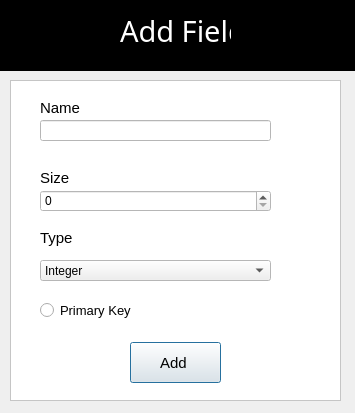
<?xml version="1.0" encoding="UTF-8"?>
<ui version="4.0">
 <class>addField</class>
 <widget class="QDialog" name="addField">
  <property name="geometry">
   <rect>
    <x>0</x>
    <y>0</y>
    <width>355</width>
    <height>413</height>
   </rect>
  </property>
  <property name="windowTitle">
   <string>Dialog</string>
  </property>
  <widget class="QFrame" name="frame">
   <property name="geometry">
    <rect>
     <x>0</x>
     <y>0</y>
     <width>361</width>
     <height>71</height>
    </rect>
   </property>
   <property name="palette">
    <palette>
     <active>
      <colorrole role="Base">
       <brush brushstyle="SolidPattern">
        <color alpha="255">
         <red>0</red>
         <green>0</green>
         <blue>0</blue>
        </color>
       </brush>
      </colorrole>
      <colorrole role="Window">
       <brush brushstyle="SolidPattern">
        <color alpha="255">
         <red>0</red>
         <green>0</green>
         <blue>0</blue>
        </color>
       </brush>
      </colorrole>
     </active>
     <inactive>
      <colorrole role="Base">
       <brush brushstyle="SolidPattern">
        <color alpha="255">
         <red>0</red>
         <green>0</green>
         <blue>0</blue>
        </color>
       </brush>
      </colorrole>
      <colorrole role="Window">
       <brush brushstyle="SolidPattern">
        <color alpha="255">
         <red>0</red>
         <green>0</green>
         <blue>0</blue>
        </color>
       </brush>
      </colorrole>
     </inactive>
     <disabled>
      <colorrole role="Base">
       <brush brushstyle="SolidPattern">
        <color alpha="255">
         <red>0</red>
         <green>0</green>
         <blue>0</blue>
        </color>
       </brush>
      </colorrole>
      <colorrole role="Window">
       <brush brushstyle="SolidPattern">
        <color alpha="255">
         <red>0</red>
         <green>0</green>
         <blue>0</blue>
        </color>
       </brush>
      </colorrole>
     </disabled>
    </palette>
   </property>
   <property name="autoFillBackground">
    <bool>true</bool>
   </property>
   <property name="frameShape">
    <enum>QFrame::StyledPanel</enum>
   </property>
   <property name="frameShadow">
    <enum>QFrame::Raised</enum>
   </property>
   <widget class="QLabel" name="label">
    <property name="geometry">
     <rect>
      <x>120</x>
      <y>10</y>
      <width>111</width>
      <height>41</height>
     </rect>
    </property>
    <property name="palette">
     <palette>
      <active>
       <colorrole role="WindowText">
        <brush brushstyle="SolidPattern">
         <color alpha="255">
          <red>255</red>
          <green>255</green>
          <blue>255</blue>
         </color>
        </brush>
       </colorrole>
      </active>
      <inactive>
       <colorrole role="WindowText">
        <brush brushstyle="SolidPattern">
         <color alpha="255">
          <red>255</red>
          <green>255</green>
          <blue>255</blue>
         </color>
        </brush>
       </colorrole>
      </inactive>
      <disabled>
       <colorrole role="WindowText">
        <brush brushstyle="SolidPattern">
         <color alpha="255">
          <red>120</red>
          <green>120</green>
          <blue>120</blue>
         </color>
        </brush>
       </colorrole>
      </disabled>
     </palette>
    </property>
    <property name="font">
     <font>
      <family>Bahnschrift</family>
      <pointsize>22</pointsize>
      <italic>false</italic>
     </font>
    </property>
    <property name="text">
     <string>Add Field</string>
    </property>
   </widget>
  </widget>
  <widget class="QFrame" name="frame_2">
   <property name="geometry">
    <rect>
     <x>10</x>
     <y>80</y>
     <width>331</width>
     <height>321</height>
    </rect>
   </property>
   <property name="palette">
    <palette>
     <active>
      <colorrole role="Base">
       <brush brushstyle="SolidPattern">
        <color alpha="255">
         <red>255</red>
         <green>255</green>
         <blue>255</blue>
        </color>
       </brush>
      </colorrole>
      <colorrole role="Window">
       <brush brushstyle="SolidPattern">
        <color alpha="255">
         <red>255</red>
         <green>255</green>
         <blue>255</blue>
        </color>
       </brush>
      </colorrole>
     </active>
     <inactive>
      <colorrole role="Base">
       <brush brushstyle="SolidPattern">
        <color alpha="255">
         <red>255</red>
         <green>255</green>
         <blue>255</blue>
        </color>
       </brush>
      </colorrole>
      <colorrole role="Window">
       <brush brushstyle="SolidPattern">
        <color alpha="255">
         <red>255</red>
         <green>255</green>
         <blue>255</blue>
        </color>
       </brush>
      </colorrole>
     </inactive>
     <disabled>
      <colorrole role="Base">
       <brush brushstyle="SolidPattern">
        <color alpha="255">
         <red>255</red>
         <green>255</green>
         <blue>255</blue>
        </color>
       </brush>
      </colorrole>
      <colorrole role="Window">
       <brush brushstyle="SolidPattern">
        <color alpha="255">
         <red>255</red>
         <green>255</green>
         <blue>255</blue>
        </color>
       </brush>
      </colorrole>
     </disabled>
    </palette>
   </property>
   <property name="autoFillBackground">
    <bool>true</bool>
   </property>
   <property name="frameShape">
    <enum>QFrame::StyledPanel</enum>
   </property>
   <property name="frameShadow">
    <enum>QFrame::Raised</enum>
   </property>
   <widget class="QLabel" name="label_2">
    <property name="geometry">
     <rect>
      <x>30</x>
      <y>20</y>
      <width>61</width>
      <height>16</height>
     </rect>
    </property>
    <property name="font">
     <font>
      <family>Arial</family>
      <pointsize>11</pointsize>
     </font>
    </property>
    <property name="text">
     <string>Name</string>
    </property>
   </widget>
   <widget class="QLineEdit" name="lineEdit_name">
    <property name="geometry">
     <rect>
      <x>30</x>
      <y>40</y>
      <width>231</width>
      <height>21</height>
     </rect>
    </property>
   </widget>
   <widget class="QLabel" name="label_3">
    <property name="geometry">
     <rect>
      <x>30</x>
      <y>90</y>
      <width>61</width>
      <height>16</height>
     </rect>
    </property>
    <property name="font">
     <font>
      <family>Arial</family>
      <pointsize>11</pointsize>
     </font>
    </property>
    <property name="text">
     <string>Size</string>
    </property>
   </widget>
   <widget class="QSpinBox" name="spinBox">
    <property name="geometry">
     <rect>
      <x>30</x>
      <y>110</y>
      <width>231</width>
      <height>22</height>
     </rect>
    </property>
   </widget>
   <widget class="QLabel" name="label_4">
    <property name="geometry">
     <rect>
      <x>30</x>
      <y>150</y>
      <width>61</width>
      <height>16</height>
     </rect>
    </property>
    <property name="font">
     <font>
      <family>Arial</family>
      <pointsize>11</pointsize>
     </font>
    </property>
    <property name="text">
     <string>Type</string>
    </property>
   </widget>
   <widget class="QComboBox" name="comboBox_type">
    <property name="geometry">
     <rect>
      <x>30</x>
      <y>180</y>
      <width>231</width>
      <height>21</height>
     </rect>
    </property>
    <item>
     <property name="text">
      <string>Integer</string>
     </property>
    </item>
    <item>
     <property name="text">
      <string>String</string>
     </property>
    </item>
    <item>
     <property name="text">
      <string>Char</string>
     </property>
    </item>
   </widget>
   <widget class="QRadioButton" name="radioButton_isprimarykey">
    <property name="geometry">
     <rect>
      <x>30</x>
      <y>220</y>
      <width>221</width>
      <height>21</height>
     </rect>
    </property>
    <property name="font">
     <font>
      <family>Arial</family>
      <pointsize>10</pointsize>
     </font>
    </property>
    <property name="text">
     <string>Primary Key</string>
    </property>
   </widget>
   <widget class="QPushButton" name="pb_addField_to_file">
    <property name="geometry">
     <rect>
      <x>120</x>
      <y>262</y>
      <width>91</width>
      <height>41</height>
     </rect>
    </property>
    <property name="palette">
     <palette>
      <active>
       <colorrole role="WindowText">
        <brush brushstyle="SolidPattern">
         <color alpha="255">
          <red>255</red>
          <green>255</green>
          <blue>255</blue>
         </color>
        </brush>
       </colorrole>
       <colorrole role="Text">
        <brush brushstyle="SolidPattern">
         <color alpha="255">
          <red>255</red>
          <green>255</green>
          <blue>255</blue>
         </color>
        </brush>
       </colorrole>
       <colorrole role="Base">
        <brush brushstyle="SolidPattern">
         <color alpha="255">
          <red>0</red>
          <green>0</green>
          <blue>0</blue>
         </color>
        </brush>
       </colorrole>
       <colorrole role="Window">
        <brush brushstyle="SolidPattern">
         <color alpha="255">
          <red>0</red>
          <green>0</green>
          <blue>0</blue>
         </color>
        </brush>
       </colorrole>
       <colorrole role="PlaceholderText">
        <brush brushstyle="SolidPattern">
         <color alpha="128">
          <red>255</red>
          <green>255</green>
          <blue>255</blue>
         </color>
        </brush>
       </colorrole>
      </active>
      <inactive>
       <colorrole role="WindowText">
        <brush brushstyle="SolidPattern">
         <color alpha="255">
          <red>255</red>
          <green>255</green>
          <blue>255</blue>
         </color>
        </brush>
       </colorrole>
       <colorrole role="Text">
        <brush brushstyle="SolidPattern">
         <color alpha="255">
          <red>255</red>
          <green>255</green>
          <blue>255</blue>
         </color>
        </brush>
       </colorrole>
       <colorrole role="Base">
        <brush brushstyle="SolidPattern">
         <color alpha="255">
          <red>0</red>
          <green>0</green>
          <blue>0</blue>
         </color>
        </brush>
       </colorrole>
       <colorrole role="Window">
        <brush brushstyle="SolidPattern">
         <color alpha="255">
          <red>0</red>
          <green>0</green>
          <blue>0</blue>
         </color>
        </brush>
       </colorrole>
       <colorrole role="PlaceholderText">
        <brush brushstyle="SolidPattern">
         <color alpha="128">
          <red>255</red>
          <green>255</green>
          <blue>255</blue>
         </color>
        </brush>
       </colorrole>
      </inactive>
      <disabled>
       <colorrole role="WindowText">
        <brush brushstyle="SolidPattern">
         <color alpha="255">
          <red>120</red>
          <green>120</green>
          <blue>120</blue>
         </color>
        </brush>
       </colorrole>
       <colorrole role="Text">
        <brush brushstyle="SolidPattern">
         <color alpha="255">
          <red>120</red>
          <green>120</green>
          <blue>120</blue>
         </color>
        </brush>
       </colorrole>
       <colorrole role="Base">
        <brush brushstyle="SolidPattern">
         <color alpha="255">
          <red>0</red>
          <green>0</green>
          <blue>0</blue>
         </color>
        </brush>
       </colorrole>
       <colorrole role="Window">
        <brush brushstyle="SolidPattern">
         <color alpha="255">
          <red>0</red>
          <green>0</green>
          <blue>0</blue>
         </color>
        </brush>
       </colorrole>
       <colorrole role="PlaceholderText">
        <brush brushstyle="SolidPattern">
         <color alpha="128">
          <red>0</red>
          <green>0</green>
          <blue>0</blue>
         </color>
        </brush>
       </colorrole>
      </disabled>
     </palette>
    </property>
    <property name="font">
     <font>
      <family>Arial</family>
      <pointsize>11</pointsize>
     </font>
    </property>
    <property name="text">
     <string>Add </string>
    </property>
   </widget>
  </widget>
 </widget>
 <resources/>
 <connections/>
</ui>
